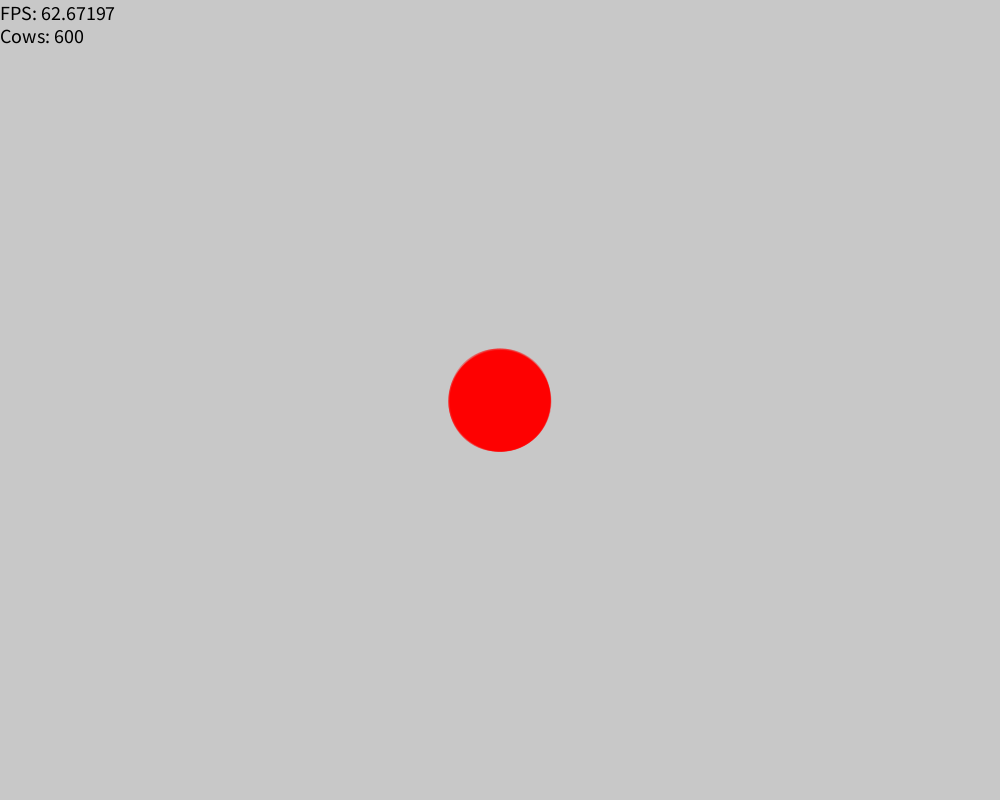
Frame 1 (no input)
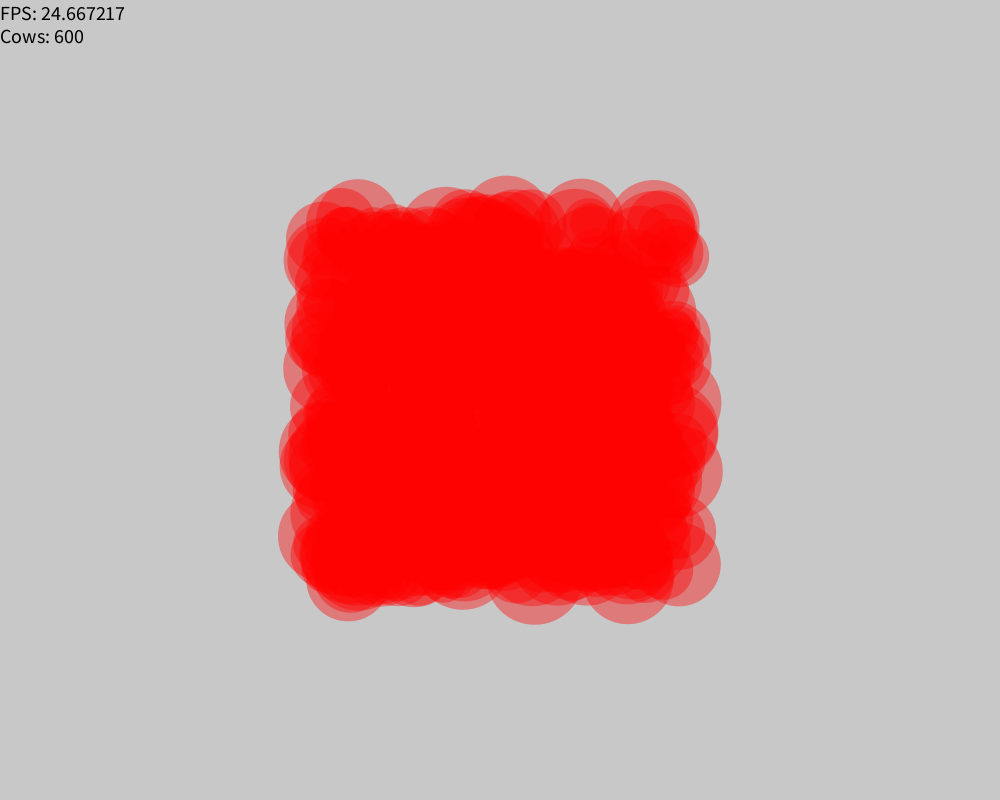
Frame 60 (the mouse pressed at the canvas centre just before this capture)
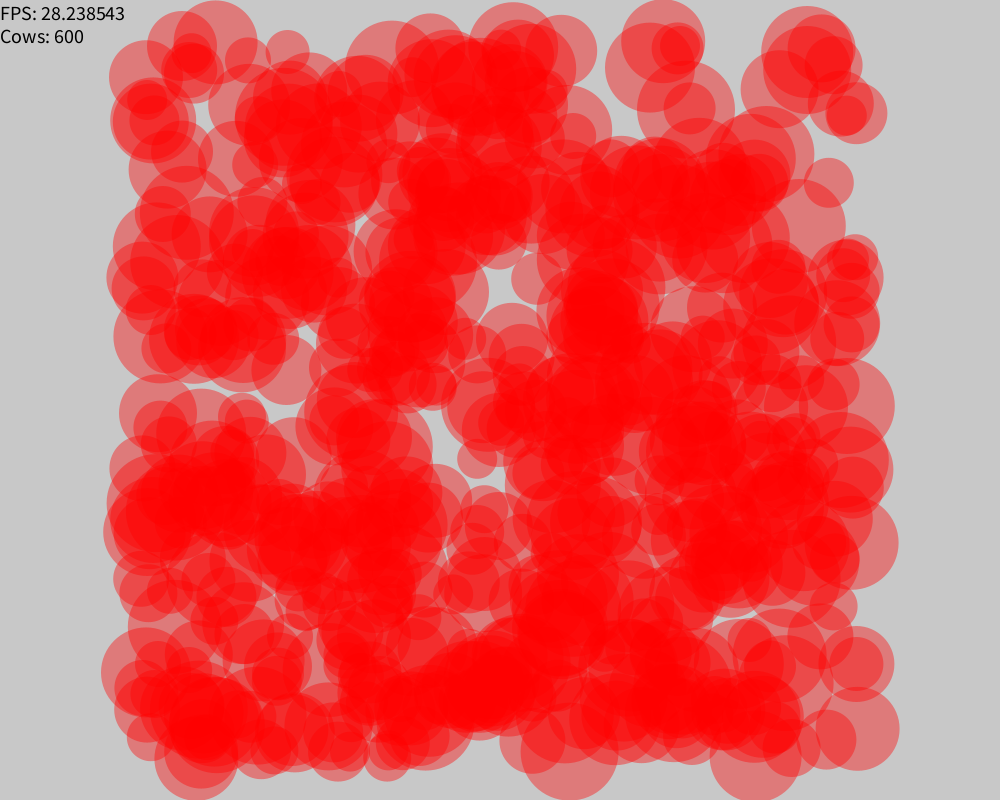
Frame 120 (the mouse held since frame 60 and released just before this capture)

The Processing sketch that drew these frames (run headless with seeded random() and noise(); from frame 60 on, the mouse is pressed at the canvas centre):

// Processing sketch: CowDemo
// ── CowDemo.pde
ArrayList<Cow> particles;
void setup() {
  frameRate(30);
  size(1000, 800);
  particles = new ArrayList<Cow>();
  for (int i = 0; i < 600; i++)
    particles.add(new Cow());
}

void draw() {
  background(200);
  for (Cow c : particles) {
    c.collide(particles); //check if this cow is touching any other cow
    c.move();
    c.display();
  }
  fill(0);
  textSize(20);
  text("FPS: "+frameRate+"\nCows: "+particles.size(),0,20);
}

void mousePressed() {
   //Read about mouseClicked()/mousePressed() and related methods in the documentation.
   //Right click: add a cow at the mouse location.
   //Left click: call the click of each cow 
   if (mouseButton == RIGHT) {
     particles.add(new Cow(20+(int)(Math.random()*30), mouseX, mouseY, random(6)-3, random(6)-3));
   }
   if (mouseButton == LEFT) {
     for (Cow c : particles) {
       c.click();
     }
   }
}

void keyPressed() {
  //Read about keyPressed() in the documentation.
  //hint:
  //println(keyCode);
  if (keyCode == 32) {
     particles.clear();
  }
}

// ── Cow.pde
public class Cow {
  float x, y, dx, dy, radius;
  color c;
  boolean colliding;
  boolean selected;
  Cow(float rad, float x, float y, float dx, float dy) {
    radius = rad;
    this.x = x;
    this.y = y;
    this.dx = (int)(dx*100)/100.0;
    this.dy = (int)(dy*100)/100.0;
    c = color(random(255),random(255),random(255));
    colliding = false;
    selected = false;
  }
  Cow() {
    this(20+(int)(Math.random()*30), width/2, height/2, 
    random(6)-3,
    random(6)-3);
  }
  
  void move() {
    if (selected && colliding) { //when a cow is both selected and colliding, make the cow move double its speed
      x += (2 * dx);
      y += (2 * dy);
    } else {
      x += dx;
      y += dy;
    }
    if (x >= width - radius || x <= radius) dx *= -1;
    if (y >= height - radius || y <= radius) dy *= -1;
  }
  void display() {
    noStroke();
    if (colliding) {
      fill(255,0,0,100); //when a cow is colliding, change the display method so the cow body is RED and mostly transparent
    } else {
      fill(c);
    }
    ellipse(x, y, radius*2, radius*2); //body
    if (selected) {
      fill(255); //eyes
      ellipse(x-radius/3, y-radius/4, radius/2, radius/2);
      ellipse(x+radius/3, y-radius/4, radius/2, radius/2);
      fill(0); //pupils
      ellipse(x-radius/3, y-radius/4, radius/4, radius/4);
      ellipse(x+radius/3, y-radius/4, radius/4, radius/4);
      stroke(0); //mouth
      fill(#E3459C);
      arc(x, y+radius/4, radius/2, radius/2, 0, 3.14);
      
      //display the DX and DY of the cow on the screen on the right side of the cow
      fill(0);
      textSize(12);
      text("dx: "+dx + "\ndy: "+dy, x+radius, y);
    }
  }

  void click(){
   //if the mouseX and mouseY are touching this cow, 
   //change the cow...
   if (dist(mouseX, mouseY, x, y) <= radius) {
     selected = !selected; //when a Cow is clicked on in the click method, you toggle the selected state
     radius = 20+(int)(Math.random()*30);
     c = color(random(255),random(255),random(255));
   }
  }
  
  void collide(ArrayList<Cow>others) {
    boolean hold = false;
    for (Cow cw : others) {
      if (!cw.equals(this) && dist(cw.x, cw.y, x, y) <= (cw.radius + radius)) {
        hold = true; //when this cow is touching any other cow, it will set the colliding variable to true, otherwise it will set it to false
      }
    }
    colliding = hold;
  }
 
}
